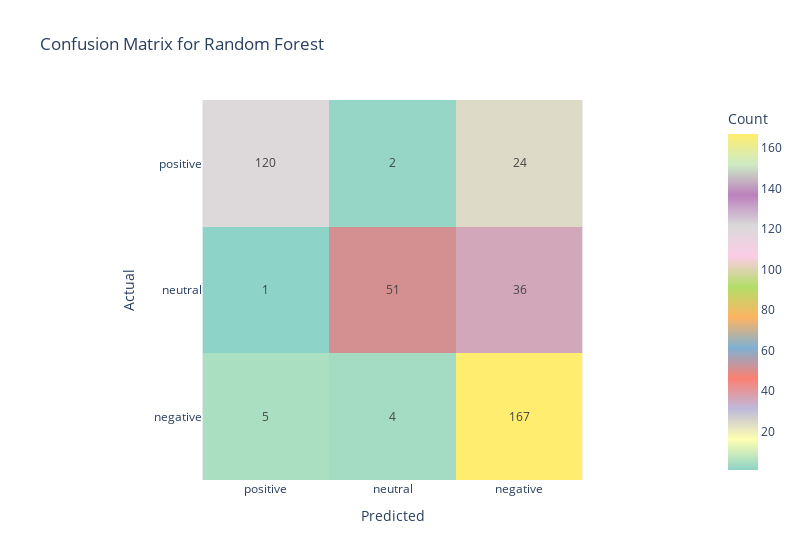

The notebook cell this image was saved under:
### Code cell
classifier.fit(X_train, y_train)
y_pred = classifier.predict(X_test)

acccuracy = classifier.score(X_test, y_test)
print(f"Accuracy: {acccuracy}")

cm = confusion_matrix(y_test, y_pred, labels=['positive', 'neutral', 'negative'])

fig = px.imshow(cm,
                labels=dict(x="Predicted", y="Actual", color="Count"),
                x=['positive', 'neutral', 'negative'],
                y=['positive', 'neutral', 'negative'],
                color_continuous_scale=px.colors.qualitative.Set3,
                title='Confusion Matrix for Random Forest',
                width=800)

fig.update_traces(text=cm, texttemplate="%{z}")
fig.show()

### Figure 1 — Plotly figure (JSON) as saved in the notebook; plotly's stock layout.template omitted (floating-point values rounded to 4 significant figures)
{"data": [{"coloraxis": "coloraxis", "hovertemplate": "Predicted: %{x}<br>Actual: %{y}<br>Count: %{z}<extra></extra>", "name": "0", "text": [[120, 2, 24], [1, 51, 36], [5, 4, 167]], "texttemplate": "%{z}", "type": "heatmap", "x": ["positive", "neutral", "negative"], "xaxis": "x", "y": ["positive", "neutral", "negative"], "yaxis": "y", "z": [[120, 2, 24], [1, 51, 36], [5, 4, 167]]}], "layout": {"coloraxis": {"colorbar": {"title": {"text": "Count"}}, "colorscale": [[0, "rgb(141,211,199)"], [0.09091, "rgb(255,255,179)"], [0.1818, "rgb(190,186,218)"], [0.2727, "rgb(251,128,114)"], [0.3636, "rgb(128,177,211)"], [0.4545, "rgb(253,180,98)"], [0.5455, "rgb(179,222,105)"], [0.6364, "rgb(252,205,229)"], [0.7273, "rgb(217,217,217)"], [0.8182, "rgb(188,128,189)"], [0.9091, "rgb(204,235,197)"], [1, "rgb(255,237,111)"]]}, "title": {"text": "Confusion Matrix for Random Forest"}, "width": 800, "xaxis": {"anchor": "y", "constrain": "domain", "domain": [0, 1], "scaleanchor": "y", "title": {"text": "Predicted"}}, "yaxis": {"anchor": "x", "autorange": "reversed", "constrain": "domain", "domain": [0, 1], "title": {"text": "Actual"}}}}
